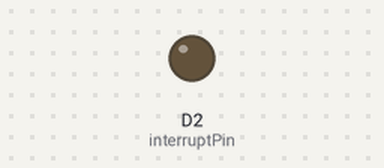
A program run on a simulated ESP8266 (Wemos D1 mini). Parts: output pins drawn as LEDs (lit = HIGH). WiFi joins after 1.5 s; servers stay silent unless stated; no MQTT or app messages arrive unless stated; what the program prints to the serial monitor is not drawn.

Above: at 4.0 s.
At 7.0 s:
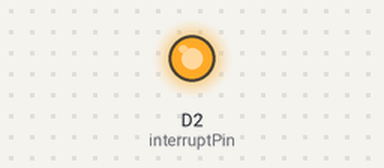
Timing chart, 0 to 10.3 s (numbered marks = the images above):
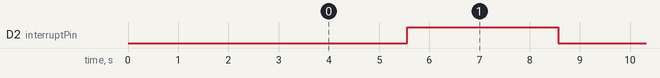

Measured:
- by itself, D2 (interruptPin): alternates HIGH for 3.0 s and LOW for 3.0 s, 19 changes in all, then stays HIGH

The program:

main.cpp
```cpp
#include <Arduino.h>
#include <ESP8266WiFi.h>
#include <PubSubClient.h>

// University
// #define wifi_ssid "BrijeshWiFi"
// #define wifi_password "IoTlab32768"
// #define mqtt_server "192.168.50.54"
// #define mqtt_user "vrel"
// #define mqtt_password "vrel2021"

// Home
#define wifi_ssid "Kujawska"
#define wifi_password "17@brijesh"
#define mqtt_server "157.158.56.54"
#define mqtt_user "vrel"
#define mqtt_password "vrel2018"

// MQTT topic name, for each new connection change from to" BrijeshPUB1"
#define MQTTClientName "BrijeshPUB"
#define topic_name "brijesh/mqtt/hello"
#define total_sample 20
#define payload_size 10

const char *messege = "12345678"; // 8 bytes
char *mes1;

WiFiClient espClient;
PubSubClient client(espClient);

// Interrupt
const byte interruptPin = D2;
byte state = LOW;
boolean flag = true;

char messageBuffer[payload_size + 1];
int count = 0;

void reconnect()
{
    while (!client.connected())
    {
        if (client.connect(MQTTClientName, mqtt_user, mqtt_password))
        {
            Serial.print("Mqtt Connected!");
        }
        else
        {
            delay(5000);
            Serial.print("Conneting...");
        }
    }
}

void mqttPublish()
{
    if (client.connected())
    {
        client.publish(topic_name, messageBuffer, false);
        Serial.println("sent");
    }
}
void setup()
{
    //Serial
    delay(10);
    Serial.begin(9600);

    //WIFI
    WiFi.mode(WIFI_STA);
    WiFi.begin(wifi_ssid, wifi_password);
    while (WiFi.status() != WL_CONNECTED)
    {
        delay(100);
        Serial.print(".");
    }

    Serial.print("wifi connneccted!");
    delay(1000);

    //Interrupt pin Mode
    pinMode(interruptPin, OUTPUT);
    //digitalWrite(interruptPin, LOW);

    client.setServer(mqtt_server, 1883);
    client.setBufferSize((payload_size * 2) + 256);

    // mes1 = (char *)malloc(payload_size * sizeof(char));
    char add = 'a';
    for (int i = 0; i < payload_size; i++)
    {
        messageBuffer[i] = add;
    }
    // sprintf(messageBuffer, "%s", mes1);
    // free(mes1);
    // mes1 = NULL;
}
void loop()
{
    if (!client.connected())
    {
        reconnect();
    }
    client.loop();
    if (count < total_sample)
    {
        digitalWrite(interruptPin, state);
        mqttPublish();
        if (state == HIGH)
        {
            state = LOW;
        }
        else
        {
            state = HIGH;
        }
        delay(3000);
        count++;
    }
}
```
